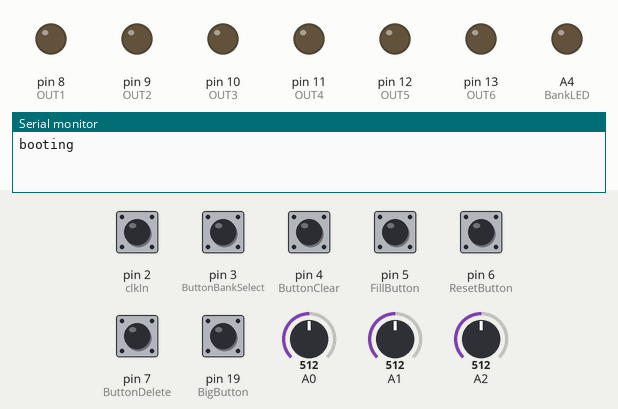
Recording of a sketch running on a simulated Arduino Uno, built with avr-gcc and run on an emulated ATmega328P. Parts: output pins drawn as LEDs (lit = HIGH), the last lines printed to the serial monitor. Dashed ring = blinking. The test bench sets the inputs (shaded band); at power-on: pin 2 (clkIn) HIGH, pin 3 (ButtonBankSelect), pin 4 (ButtonClear), pin 5 (FillButton), pin 6 (ResetButton), pin 7 (ButtonDelete), pin 19 (BigButton) LOW, A0 = 512, A1 = 512, A2 = 512.

Above: at 2.3 s.
2.4 s: A0 set to 716
3.9 s: pin 19 (BigButton) pulled HIGH for 0.15 s
5.5 s: pin 3 (ButtonBankSelect) pulled HIGH for 0.15 s
At 6.5 s:
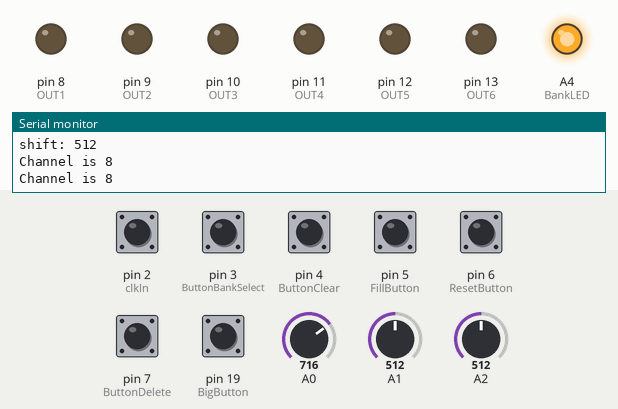
7.1 s: pin 3 (ButtonBankSelect) pulled HIGH for 1 s
At 7.7 s:
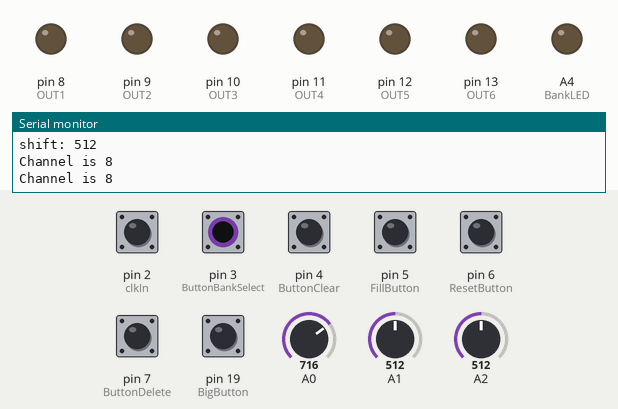
9.6 s: pin 2 (clkIn) pulsed LOW 2 times (0.12 s each, 0.3 s apart)
At 9.88 s:
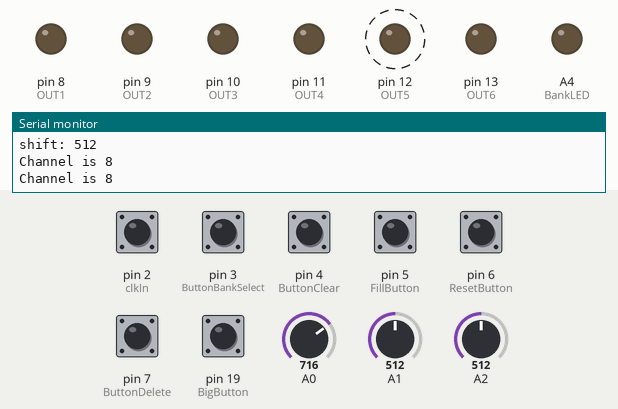
11.7 s: pin 3 (ButtonBankSelect) pulled HIGH for 0.15 s
At 12.4 s:
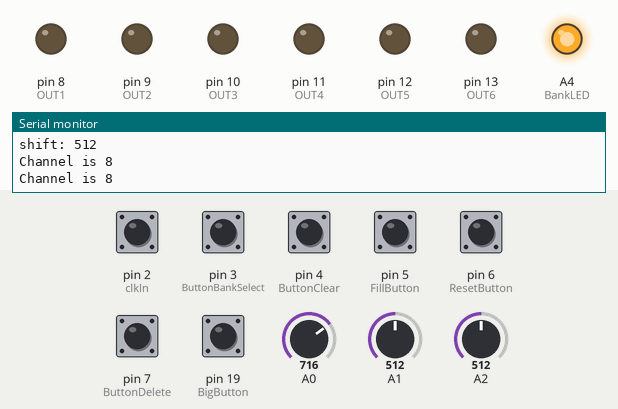
Timing chart, 0 to 14.3 s (numbered marks = the images above; inputs shaded):
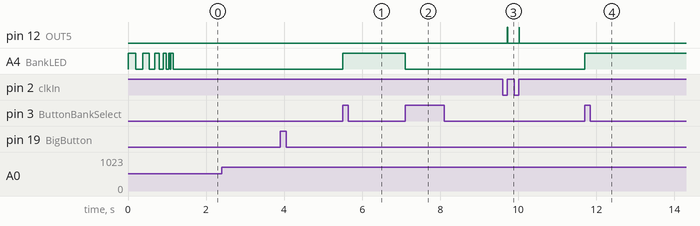

Measured:
- after the input at 5.5 s, A4 (BankLED): LOW → HIGH at once
- after the input at 7.1 s, A4 (BankLED): HIGH → LOW at once
- after the input at 9.6 s, pin 12 (OUT5): alternates HIGH for 0.01 s and LOW for 0.29 s, 4 changes in all, then stays LOW, starting after 0.12 s
- after the input at 11.7 s, A4 (BankLED): LOW → HIGH at once

The sketch:

BIG_BUTTON.ino
```cpp
//KOSMO BIG BUTTON 2016 SAM BATTLE
//email address is computer@lookmumnocomputer.com
//look mum no computer
//lookmumnocomputer@gmail.com
//www.facebook.com/lookmumnocomputer
//ITS AN ABSOLUTE MESS BUT IT WORKS.... SORT OF....
//YOU NEED QUITE A CLEAN CLOCK TRIGGER SIGNAL. QUITE A SHORT PULSE!
//To make it work better add this circuit to the clock input :-
//https://www.cgs.synth.net/modules/cgs24_gatetotrigger.html

//the premise of this is a simple performance sequencer.
//it is used in synth bike mk2 to sequencer the drums.
//i figured whats the point in not sharing it!!!

// Clock in is pin 2
// Clear Button is pin 4 .... this clears the whole loop sequence
// Button Delete is pin 7 This deletes the step your on
// Bank select Pin 3 .... each channel has 2 banks of patterns, so you can record 2 alternative patterns and go between with this button
// BIG BUTTON is pin 19 (A5), this is the performance button!
// Reset in is pin 6 you can add a button or a jack!
// FILL BUTTON pin 5, push this and it will continuously play the channel your on, doesnt record, push it and twist the select knob to make a fill!
// STEP LENGTH analog pin 1 (A1)
// Channel select Analog pin (A0)
// SHIFT KNOB Analog pin (A2)
// LED (big button LED) pin 20 (A6)

// OUTPUT 1 ... pin 8
// OUTPUT 2 ... pin 9
// OUTPUT 3 ... pin 10
// OUTPUT 4 ... pin 11
// OUTPUT 5 ... pin 12
// OUTPUT 6 ... pin 13


int buttonPushCounter = 0;   // counter for the number of button presses
volatile int buttonState = LOW;         // current state of the button
int lastButtonState = 0;     // previous state of the button
int RecordButtonState = 0;
int LastRecordButtonState = 0;
int DeleteButtonState = 0;
int LastDeleteButtonState = 0;
int ClearButtonState = 0;

//Clock Reset Keepers
int ClockKeep = 0;
int ResetSteps = 33;

//RESET BUTTON
int ResetButton = 6;
int ResetButtonState = 0;
int LastResetButtonState = 0;

int CHANNELSELECT = 0;
int OLDCHANNELSELECT = 0;

//BeatShiftingPot
int PotValue1 = 0;
int PotValue2 = 0;
int PotValue3 = 0;
int PotValue4 = 0;
int PotValue5 = 0;
int PotValue6 = 0;
int Potval;
int UnscaledPotval = 0;

//FILL BUTTON
int FillButton =5;
int FillButtonState = 0;
int Fill1 = 0;
int Fill2 = 0;
int Fill3 = 0;
int Fill4 = 0;
int Fill5 = 0;
int Fill6 = 0;

//CLEAR

int ClearState = 0;

//Bank Button Latching
long time = 0;
long debounce = 150;
int ButtonBankSelectState[6];
int BankState[6] = {LOW,LOW,LOW,LOW,LOW,LOW};
int Bankprevious[6] = {HIGH,HIGH,HIGH,HIGH,HIGH,HIGH};

int BankArrayShift1 = 0;
int BankArrayShift2 = 0;
int BankArrayShift3 = 0;
int BankArrayShift4 = 0;
int BankArrayShift5 = 0;
int BankArrayShift6 = 0;
int BankClear = 0;
int BankRecord = 0;
int BankArrayNumber = 0;
int ButtonBankSelectButton = 0;

//SHIFT KNOB

int KnobValue = 0;
int BankPush1 = 0;
int BankPush2 = 0;
int BankPush3 = 0;
int BankPush4 = 0;
int BankPush5 = 0;
int BankPush6 = 0;
int KnobVal = 0;
int OldKnobValue = 0;
int NewKnobValue = 0;
int NewKnobValue1 = 0;
int NewKnobValue2 = 0;
int NewKnobValue3 = 0;
int NewKnobValue4 = 0;
int NewKnobValue5 = 0;
int NewKnobValue6 = 0;

#define TOLERANCE 0


int looper = 0;
int Channel = 1;
int ClockState = 0;            //clock state stuff
int StepLength = 0;           //What the pot uses for step length
int steps = 0;              //beginning number of the steps in the sequence adjusted by StepLength
const int clkIn = 2;
int BigButton = 19;

int ButtonClear = 4;         //reset button for the moment
int ButtonDelete = 7;
int ButtonBankSelect = 3;

int ChannelSelectState1 = 0;
int ChannelSelectState2 = 0;
int ChannelSelectState3 = 0;
int ChannelSelectState4 = 0;
int ChannelSelectState5 = 0;
int ChannelSelectState6 = 0;


byte OUT1 = 8;
byte OUT2 = 9;
byte OUT3 = 10;
byte OUT4 = 11;
byte OUT5 = 12;
byte OUT6 = 13;
byte BankLED = A4;


byte Sequence[14][43] = {
{0,0,0,0,0,0,0,0,0,0,0,0,0,0,0,0,0,0,0,0,0,0,0,0,0,0,0,0,0,0,0,0,0,0,0,0,0,0,0,0,0,0,0,},
{0,0,0,0,0,0,0,0,0,0,0,0,0,0,0,0,0,0,0,0,0,0,0,0,0,0,0,0,0,0,0,0,0,0,0,0,0,0,0,0,0,0,0,},
{0,0,0,0,0,0,0,0,0,0,0,0,0,0,0,0,0,0,0,0,0,0,0,0,0,0,0,0,0,0,0,0,0,0,0,0,0,0,0,0,0,0,0,},
{0,0,0,0,0,0,0,0,0,0,0,0,0,0,0,0,0,0,0,0,0,0,0,0,0,0,0,0,0,0,0,0,0,0,0,0,0,0,0,0,0,0,0,},
{0,0,0,0,0,0,0,0,0,0,0,0,0,0,0,0,0,0,0,0,0,0,0,0,0,0,0,0,0,0,0,0,0,0,0,0,0,0,0,0,0,0,0,},
{0,0,0,0,0,0,0,0,0,0,0,0,0,0,0,0,0,0,0,0,0,0,0,0,0,0,0,0,0,0,0,0,0,0,0,0,0,0,0,0,0,0,0,},
{0,0,0,0,0,0,0,0,0,0,0,0,0,0,0,0,0,0,0,0,0,0,0,0,0,0,0,0,0,0,0,0,0,0,0,0,0,0,0,0,0,0,0,},
{0,0,0,0,0,0,0,0,0,0,0,0,0,0,0,0,0,0,0,0,0,0,0,0,0,0,0,0,0,0,0,0,0,0,0,0,0,0,0,0,0,0,0,},
{0,0,0,0,0,0,0,0,0,0,0,0,0,0,0,0,0,0,0,0,0,0,0,0,0,0,0,0,0,0,0,0,0,0,0,0,0,0,0,0,0,0,0,},
{0,0,0,0,0,0,0,0,0,0,0,0,0,0,0,0,0,0,0,0,0,0,0,0,0,0,0,0,0,0,0,0,0,0,0,0,0,0,0,0,0,0,0,},
{0,0,0,0,0,0,0,0,0,0,0,0,0,0,0,0,0,0,0,0,0,0,0,0,0,0,0,0,0,0,0,0,0,0,0,0,0,0,0,0,0,0,0,},
{0,0,0,0,0,0,0,0,0,0,0,0,0,0,0,0,0,0,0,0,0,0,0,0,0,0,0,0,0,0,0,0,0,0,0,0,0,0,0,0,0,0,0,},
{0,0,0,0,0,0,0,0,0,0,0,0,0,0,0,0,0,0,0,0,0,0,0,0,0,0,0,0,0,0,0,0,0,0,0,0,0,0,0,0,0,0,0,},
{0,0,0,0,0,0,0,0,0,0,0,0,0,0,0,0,0,0,0,0,0,0,0,0,0,0,0,0,0,0,0,0,0,0,0,0,0,0,0,0,0,0,0,},

//sequence array 1

};//sequence array 1


void setup()
{

  pinMode(OUT1,OUTPUT);
  pinMode(OUT2,OUTPUT);
  pinMode(OUT3,OUTPUT);
  pinMode(OUT4,OUTPUT);
  pinMode(OUT5,OUTPUT);
  pinMode(OUT6, OUTPUT);
  pinMode(BankLED, OUTPUT);
  pinMode(clkIn, INPUT);
  pinMode(BigButton,INPUT);
  pinMode(ButtonDelete,INPUT);
  pinMode(ButtonClear,INPUT);

  pinMode(ButtonBankSelect, INPUT);
  pinMode(ResetButton, INPUT);
  pinMode(FillButton, INPUT);

  Serial.begin(9600);
  Serial.println("booting");


StepLength = analogRead(1);
if(0<StepLength){
steps= 2;}
if(200<StepLength){
steps= 4;}
if(500<StepLength){
steps= 8;}
if(800<StepLength){
steps=16;}
if(1000<StepLength){
steps=32;}
//making sure it starts up knowing where the knob is


CHANNELSELECT= analogRead(2);
OLDCHANNELSELECT = CHANNELSELECT;


digitalWrite(BankLED, HIGH);
delay(200);
digitalWrite(BankLED, LOW);
delay(180);
digitalWrite(BankLED, HIGH);
delay(160);
digitalWrite(BankLED, LOW);
delay(140);
digitalWrite(BankLED, HIGH);
delay(120);
digitalWrite(BankLED, LOW);
delay(100);
digitalWrite(BankLED, HIGH);
delay(80);
digitalWrite(BankLED, LOW);
delay(60);
digitalWrite(BankLED, HIGH);
delay(40);
digitalWrite(BankLED, LOW);
delay(20);
digitalWrite(BankLED, HIGH);
delay(60);
digitalWrite(BankLED, LOW);


attachInterrupt(0, isr, RISING);


}


void loop()
{


RecordButtonState = digitalRead(BigButton);
DeleteButtonState = digitalRead(ButtonDelete);
ClearButtonState = digitalRead(ButtonClear);
ResetButtonState = digitalRead(ResetButton);
FillButtonState = digitalRead(FillButton);
ButtonBankSelectState[BankArrayNumber] = digitalRead(ButtonBankSelect);//These setup the states of the buttons


  {if(buttonState == HIGH) {

    looper    = (looper+1);
    BankPush1 = (BankPush1+1);
    BankPush2 = (BankPush2+1);
    BankPush3 = (BankPush3+1);
    BankPush4 = (BankPush4+1);
    BankPush5 = (BankPush5+1);
    BankPush6 = (BankPush6+1);
    ClockKeep = (ClockKeep+1);

    digitalWrite(OUT1,Sequence       [1+BankArrayShift1][BankPush1 + NewKnobValue1] || (Fill1));
    digitalWrite(OUT2,Sequence       [2+BankArrayShift2][BankPush2 + NewKnobValue2] || (Fill2));
    digitalWrite(OUT3,Sequence       [3+BankArrayShift3][BankPush3 + NewKnobValue3] || (Fill3));
    digitalWrite(OUT4,Sequence       [7+BankArrayShift4][BankPush4 + NewKnobValue4] || (Fill4));
    digitalWrite(OUT5,Sequence       [8+BankArrayShift5][BankPush5 + NewKnobValue5] || (Fill5));
    digitalWrite(OUT6,Sequence       [9+BankArrayShift6][BankPush6 + NewKnobValue6] || (Fill6));
    delay(10);
    digitalWrite(OUT1,LOW);
    digitalWrite(OUT2,LOW);
    digitalWrite(OUT3,LOW);
    digitalWrite(OUT4,LOW);
    digitalWrite(OUT5,LOW);
    digitalWrite(OUT6,LOW);
    buttonState = LOW;
//    Serial.println("Big button!");
  }
  else
  {
    looper = looper;
    ClockKeep = ClockKeep;
  }}


if(RecordButtonState != LastRecordButtonState){
  Serial.print("Channel is ");
  Serial.println(Channel);
     if((RecordButtonState == HIGH) && (Channel == 1)) {
                                                         Sequence[Channel+BankRecord][BankPush1+1+NewKnobValue1] = 1;}
else if((RecordButtonState == HIGH) && (Channel == 2)) {
                                                         Sequence[Channel+BankRecord][BankPush2+1+NewKnobValue2] = 1;}
else if((RecordButtonState == HIGH) && (Channel == 3)) {
                                                         Sequence[Channel+BankRecord][BankPush3+1+NewKnobValue3] = 1;}
else if((RecordButtonState == HIGH) && (Channel == 7)) {
                                                         Sequence[Channel+BankRecord][BankPush4+1+NewKnobValue4] = 1;}
else if((RecordButtonState == HIGH) && (Channel == 8)) {
                                                         Sequence[Channel+BankRecord][BankPush5+1+NewKnobValue5] = 1;}
else if((RecordButtonState == HIGH) && (Channel == 6)) {
  Serial.println("Setting sequence?");
                                                         Sequence[9+BankRecord][BankPush6+1+NewKnobValue6] = 1;}                                               //9?? wtf, channel reports as 6, whats up with these crazy channel numbers?


     else {
  }
  delay (5);
}                                                                   //RECORD BUTTON


                                        //This bit is the clock in and step advance stuff


 {if((ClockKeep == 1)  || (ClockKeep == 5) || (ClockKeep == 9)  || (ClockKeep == 13) ||  (ClockKeep == 17)  || (ClockKeep == 21) || (ClockKeep == 25) || (ClockKeep == 29) && (BankRecord == 0)) {digitalWrite(BankLED,HIGH);} }
 {if((ClockKeep == 1)  || (ClockKeep == 5) || (ClockKeep == 9)  || (ClockKeep == 13) ||  (ClockKeep == 17)  || (ClockKeep == 21) || (ClockKeep == 25) || (ClockKeep == 29) && (BankRecord == 3)) {digitalWrite(BankLED,LOW);}
 else {digitalWrite(BankLED, BankState[BankArrayNumber]);}}


if(ButtonBankSelectState[BankArrayNumber] == HIGH && Bankprevious[BankArrayNumber] == LOW && millis() - time > debounce){
if(BankState[BankArrayNumber] == HIGH){
BankState[BankArrayNumber] = LOW;
 }
else {
BankState[BankArrayNumber] = HIGH;
  time = millis();}
}
    //Bank button state making it latch and stuff


KnobVal = analogRead(2);
if (0<KnobVal)   { KnobValue = 0;}
if (127<KnobVal) { KnobValue = 1;}
if (254<KnobVal) { KnobValue = 2;}
if (383<KnobVal) { KnobValue = 3;}
if (511<KnobVal) { KnobValue = 4;}
if (638<KnobVal) { KnobValue = 5;}
if (767<KnobVal) { KnobValue = 6;}
if (895<KnobVal) { KnobValue = 7;}
if (1020<KnobVal){ KnobValue = 8;}

int diff = abs(KnobValue - OldKnobValue);


if((diff > TOLERANCE) && (ChannelSelectState1 == HIGH))
{ NewKnobValue1 = KnobValue;
  OldKnobValue = KnobValue;
  Serial.print("shift: ");
  Serial.println(KnobVal);
  }
if((diff > TOLERANCE) && (ChannelSelectState2 == HIGH))
{ NewKnobValue2 = KnobValue;
  OldKnobValue = KnobValue;
  Serial.print("shift: ");
  Serial.println(KnobVal);
  }
if((diff > TOLERANCE) && (ChannelSelectState3  == HIGH))
{ NewKnobValue3 = KnobValue;
  OldKnobValue = KnobValue;
  Serial.print("shift: ");
  Serial.println(KnobVal);
  }
if((diff > TOLERANCE) && (ChannelSelectState4  == HIGH))
{ NewKnobValue4 = KnobValue;
  OldKnobValue = KnobValue;
  Serial.print("shift: ");
  Serial.println(KnobVal);
  }
if((diff > TOLERANCE) && (ChannelSelectState5  == HIGH))
{ NewKnobValue5 = KnobValue;
  OldKnobValue = KnobValue;
  Serial.print("shift: ");
  Serial.println(KnobVal);
  }
if((diff > TOLERANCE) && (ChannelSelectState6  == HIGH))
{ NewKnobValue6 = KnobValue;
  OldKnobValue = KnobValue;
  Serial.print("shift: ");
  Serial.println(KnobVal);
  } //lots of the shit with that shift knob!!!! MEMORY STUFF


  CHANNELSELECT= analogRead(0);
  diff = abs(CHANNELSELECT - OLDCHANNELSELECT);

  if(diff > 10) {
    reset_channel_select();

    if(CHANNELSELECT >= 0 && CHANNELSELECT < 169) {
      ChannelSelectState1 = HIGH;
      Serial.println("Channel is now 1");

    } else if(CHANNELSELECT >= 170 && CHANNELSELECT < 220) {
      ChannelSelectState2 = HIGH;
      Serial.println("Channel is now 2");

    } else if(CHANNELSELECT >= 220 && CHANNELSELECT < 420) {
      ChannelSelectState3 = HIGH;
      Serial.println("Channel is now 3");

    } else if(CHANNELSELECT >= 420 && CHANNELSELECT < 700) {
      ChannelSelectState4 = HIGH;
      Serial.println("Channel is now 4");

    } else if(CHANNELSELECT >= 700 && CHANNELSELECT < 1000) {
      ChannelSelectState5 = HIGH;
      Serial.println("Channel is now 5");

    } else if(CHANNELSELECT >= 1000) {
      ChannelSelectState6 = HIGH;
      Serial.println("Channel is now 6");
    }

    OLDCHANNELSELECT = CHANNELSELECT;
}


       if((BankState [1] == LOW) && (ChannelSelectState1  == HIGH))                                  {Channel = 1; BankArrayNumber = 1;  BankArrayShift1 = 0;     BankRecord = 0;  ClearState = 1;}
  else if((BankState [2] == LOW) && (ChannelSelectState2  == HIGH))                                  {Channel = 2; BankArrayNumber = 2;  BankArrayShift2 = 0;     BankRecord = 0;  ClearState = 2;}
  else if((BankState [3] == LOW) && (ChannelSelectState3  == HIGH))                                  {Channel = 3; BankArrayNumber = 3;  BankArrayShift3 = 0;     BankRecord = 0;  ClearState = 3;}
  else if((BankState [4] == LOW) && (ChannelSelectState4  == HIGH))                                  {Channel = 7; BankArrayNumber = 4;  BankArrayShift4 = 0;     BankRecord = 0;  ClearState = 7;}
  else if((BankState [5] == LOW) && (ChannelSelectState5  == HIGH))                                  {Channel = 8; BankArrayNumber = 5;  BankArrayShift5 = 0;     BankRecord = 0;  ClearState = 8;}
  else if((BankState [6] == LOW) && (ChannelSelectState6  == HIGH))                                  {Channel = 9; BankArrayNumber = 6;  BankArrayShift6 = 0;     BankRecord = 0;  ClearState = 9;}


  else if((BankState [1] == HIGH) && (ChannelSelectState1  == HIGH))                                 {Channel = 1; BankArrayNumber = 1;  BankArrayShift1 = 3;     BankRecord = 3;  ClearState = 1;}
  else if((BankState [2] == HIGH) && (ChannelSelectState2  == HIGH))                                 {Channel = 2; BankArrayNumber = 2;  BankArrayShift2 = 3;     BankRecord = 3;  ClearState = 2;}
  else if((BankState [3] == HIGH) && (ChannelSelectState3  == HIGH))                                 {Channel = 3; BankArrayNumber = 3;  BankArrayShift3 = 3;     BankRecord = 3;  ClearState = 3;}
  else if((BankState [4] == HIGH) && (ChannelSelectState4  == HIGH))                                 {Channel = 7; BankArrayNumber = 4;  BankArrayShift4 = 3;     BankRecord = 3;  ClearState = 7;}
  else if((BankState [5] == HIGH) && (ChannelSelectState5  == HIGH))                                 {Channel = 8; BankArrayNumber = 5;  BankArrayShift5 = 3;     BankRecord = 3;  ClearState = 8;}
  else if((BankState [6] == HIGH) && (ChannelSelectState6  == HIGH))                                 {Channel = 9; BankArrayNumber = 6;  BankArrayShift6 = 3;     BankRecord = 3;  ClearState = 9;}

//switch for selecting between both channels and banks


if(ClearButtonState == HIGH){
for(int i = 1; i<42; i++){
Sequence[ClearState+BankRecord][i] = 0;
}
}                                                 //This is the clear button


//for(int ii = 1; ii<14; ii++){
//Sequence[ii][33]=Sequence[ii][1];
//Sequence[ii][34]=Sequence[ii][2];
//Sequence[ii][35]=Sequence[ii][3];
//Sequence[ii][36]=Sequence[ii][4];
//Sequence[ii][37]=Sequence[ii][5];
//Sequence[ii][38]=Sequence[ii][6];
//Sequence[ii][39]=Sequence[ii][7];
//Sequence[ii][40]=Sequence[ii][8];
//Sequence[ii][41]=Sequence[ii][9];
//}                                    //THIS MAKES SURE WHEN THE KNOB SHIFTS THE PATTERN IT DOESNT LOSE A LOAD OF IT!


     if((FillButtonState == HIGH) && (Channel == 1)) {Fill1 = 1; Fill2 = 0; Fill3 = 0; Fill4 = 0;  Fill5 = 0;  Fill6 = 0;}
else if((FillButtonState == HIGH) && (Channel == 2)) {Fill1 = 0; Fill2 = 1; Fill3 = 0; Fill4 = 0;  Fill5 = 0;  Fill6 = 0;}
else if((FillButtonState == HIGH) && (Channel == 3)) {Fill1 = 0; Fill2 = 0; Fill3 = 1; Fill4 = 0;  Fill5 = 0;  Fill6 = 0;}
else if((FillButtonState == HIGH) && (Channel == 7)) {Fill1 = 0; Fill2 = 0; Fill3 = 0; Fill4 = 1;  Fill5 = 0;  Fill6 = 0;}
else if((FillButtonState == HIGH) && (Channel == 8)) {Fill1 = 0; Fill2 = 0; Fill3 = 0; Fill4 = 0;  Fill5 = 1;  Fill6 = 0;}
else if((FillButtonState == HIGH) && (Channel == 9)) {Fill1 = 0; Fill2 = 0; Fill3 = 0; Fill4 = 0;  Fill5 = 0;  Fill6 = 1;}

else if((FillButtonState == LOW)  && (Channel == 1)) {Fill1 = 0; Fill2 = 0; Fill3 = 0; Fill4 = 0;  Fill5 = 0;  Fill6 = 0;}
else if((FillButtonState == LOW)  && (Channel == 2)) {Fill1 = 0; Fill2 = 0; Fill3 = 0; Fill4 = 0;  Fill5 = 0;  Fill6 = 0;}
else if((FillButtonState == LOW)  && (Channel == 3)) {Fill1 = 0; Fill2 = 0; Fill3 = 0; Fill4 = 0;  Fill5 = 0;  Fill6 = 0;}
else if((FillButtonState == LOW)  && (Channel == 7)) {Fill1 = 0; Fill2 = 0; Fill3 = 0; Fill4 = 0;  Fill5 = 0;  Fill6 = 0;}
else if((FillButtonState == LOW)  && (Channel == 8)) {Fill1 = 0; Fill2 = 0; Fill3 = 0; Fill4 = 0;  Fill5 = 0;  Fill6 = 0;}
else if((FillButtonState == LOW)  && (Channel == 9)) {Fill1 = 0; Fill2 = 0; Fill3 = 0; Fill4 = 0;  Fill5 = 0;  Fill6 = 0;}


      //This is the FILL button


if(DeleteButtonState == HIGH){
Sequence[Channel+BankRecord][looper+1] = 0;}                             //This is the delete button


if(ResetButtonState != LastResetButtonState){
if(ResetButtonState == HIGH) {
  looper = 0;
  ClockKeep = 0;
  BankPush1 = 0;
  BankPush2 = 0;
  BankPush3 = 0;
  BankPush4 = 0;
  BankPush5 = 0;
  BankPush6 = 0;


  }}


StepLength = analogRead(1);
if(0<StepLength){
steps= 1;}
if(150<StepLength){
steps= 2;}
if(300<StepLength){
steps= 4;}
if(550<StepLength){
steps= 8;}
if(800<StepLength){
steps=16;}
if(1000<StepLength){
steps=32;}                                      //this bit chooses how long the sequence is


 if(looper >= steps) {looper = 0;}   //this bit starts the sequence over again
 if(ClockKeep >= 32) {looper = 0; ClockKeep = 0;}
 if((BankPush1  + NewKnobValue1) >= steps) {BankPush1 = 0;}
 if((BankPush2  + NewKnobValue2) >= steps) {BankPush2 = 0;}
 if((BankPush3  + NewKnobValue3) >= steps) {BankPush3 = 0;}
 if((BankPush4  + NewKnobValue4) >= steps) {BankPush4 = 0;}
 if((BankPush5  + NewKnobValue5) >= steps) {BankPush5 = 0;}
 if((BankPush6  + NewKnobValue6) >= steps) {BankPush6 = 0;}


 lastButtonState = buttonState;
 LastRecordButtonState = RecordButtonState;
 LastResetButtonState = ResetButtonState;//sectoion is for the state change detections
 Bankprevious[BankArrayNumber] = ButtonBankSelectState[BankArrayNumber];
}


 //-----------------------------------
void reset_channel_select() {
  ChannelSelectState1 = LOW;
  ChannelSelectState2 = LOW;
  ChannelSelectState3 = LOW;
  ChannelSelectState4 = LOW;
  ChannelSelectState5 = LOW;
  ChannelSelectState6 = LOW;
}

//-----------------------------------
void isr()
{
  buttonState = HIGH;
}
```
